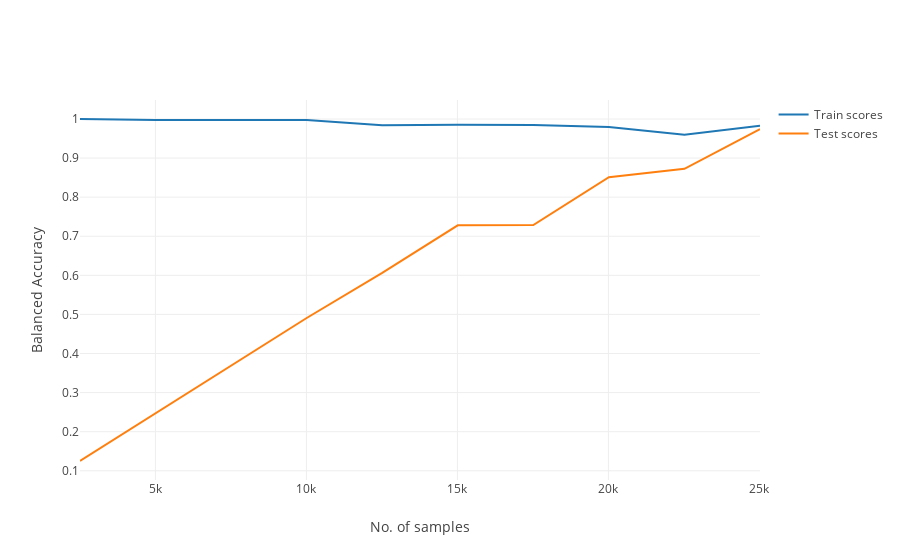

Notebook source saved alongside this figure:
### Code cell
train_sizes, train_scores, test_scores = result
train_scores_mean = np.mean(train_scores, axis=1)
train_scores_std = np.std(train_scores, axis=1)
test_scores_mean = np.mean(test_scores, axis=1)
test_scores_std = np.std(test_scores, axis=1)

data1 = go.Scatter(
        x = train_sizes,
        y = train_scores_mean,
        mode = "lines",
        name = "Train scores",
)
data2 = go.Scatter(
    x = train_sizes,
    y = test_scores_mean,
    mode = "lines",
    name="Test scores"
)
layout = dict(
    xaxis=dict(
        title='No. of samples'
    ),
    yaxis=dict(
        title='Balanced Accuracy'
    )
)
fig = go.Figure(data=[data1, data2], layout=layout)
iplot(fig)

### Figure 1 — Plotly figure (JSON) as saved in the notebook; plotly's stock layout.template omitted (floating-point values rounded to 4 significant figures)
{"data": [{"mode": "lines", "name": "Train scores", "type": "scatter", "uid": "4c72498f-1abe-11e9-b554-acbc32846fd5", "x": [2502, 5004, 7506, 10008, 12510, 15012, 17514, 20016, 22518, 25020], "y": [1, 0.9975, 0.9973, 0.9974, 0.9838, 0.9855, 0.9846, 0.9793, 0.9596, 0.9828]}, {"mode": "lines", "name": "Test scores", "type": "scatter", "uid": "4c724ca3-1abe-11e9-9688-acbc32846fd5", "x": [2502, 5004, 7506, 10008, 12510, 15012, 17514, 20016, 22518, 25020], "y": [0.125, 0.2468, 0.3705, 0.4909, 0.6063, 0.7279, 0.7286, 0.8509, 0.8725, 0.9742]}], "layout": {"xaxis": {"title": "No. of samples"}, "yaxis": {"title": "Balanced Accuracy"}}}
